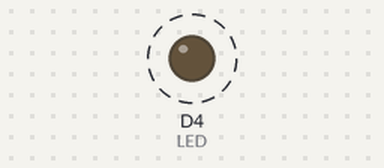
A sketch run on a simulated ESP8266 (NodeMCU). On the bench: output pins drawn as LEDs (lit = HIGH). Dashed ring = blinking.

Above: at 20.05 s.
Timing chart, 0 to 23.0 s (numbered marks = the images above):
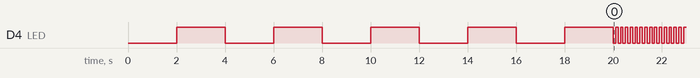

The sketch:

Trabalho_Final_Exemplo.ino
```cpp
// pin D4
#define LED D4

#define SECOND 1000

void setup(){
    Serial.begin(115200); // Inicia porta serial

    pinMode(LED, OUTPUT);
    digitalWrite(LED, 1);
    ESP.wdtDisable();
    delayMicroseconds(SECOND);
    ESP.wdtFeed();
    for (int i = 0; i < 10; i++) {
        digitalWrite(LED, !digitalRead(LED));
        delayMicroseconds(2*SECOND*1000);
        ESP.wdtFeed();
    }
}

void loop() {
    digitalWrite(LED, !digitalRead(LED));
    delayMicroseconds(SECOND*100);
    ESP.wdtFeed();
}
```

Measured:
- by itself, D4 (LED): goes 4 × (LOW 2.0 s, HIGH 2.0 s), 549 × (LOW 0.10 s, HIGH 0.10 s), LOW 0.10 s, then HIGH
